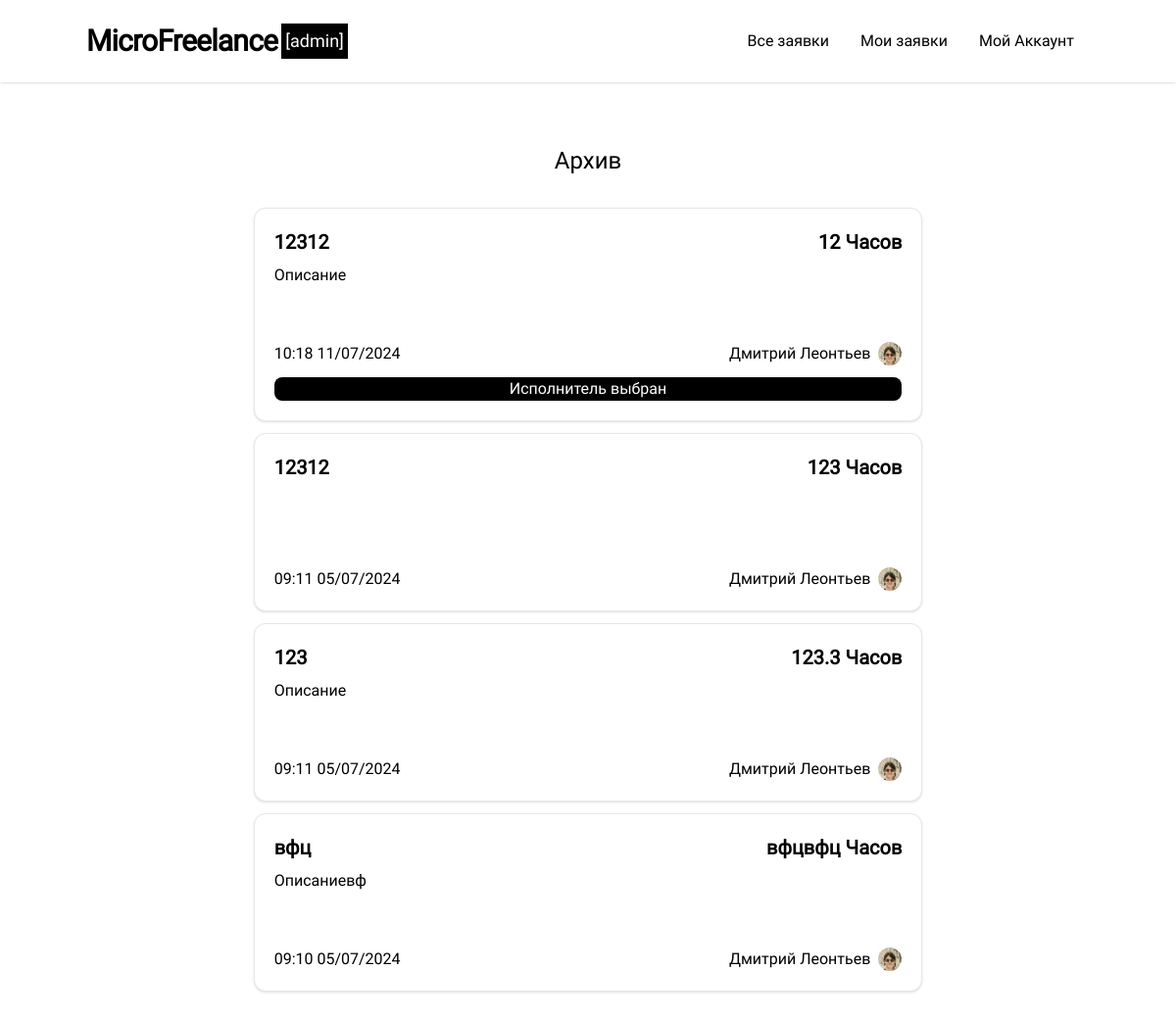
The app's page /archive (signed in) with its own data.
### models.py (models this page shows, shortened)
class User(UserMixin, db.Model):
    __table_name__ = "users"
    id: Mapped[int]                         = mapped_column(primary_key=True)
    login: Mapped[str]                      = mapped_column(String(64), index=True, unique=True)
    password_hash: Mapped[Optional[str]]    = mapped_column(String(256))
    name: Mapped[Optional[str]]             = mapped_column(String(64))
    aboutme: Mapped[Optional[str]]          = mapped_column(String(256))
    contact_info: Mapped[Optional[str]]     = mapped_column(String(256))
    account_type: Mapped[str]               = mapped_column(String(256), default='student')

class Post(db.Model):
    __table_name__ = "posts"
    id: Mapped[int]                         = mapped_column(primary_key=True)
    title: Mapped[str]                      = mapped_column(String(64))
    data: Mapped[str]                       = mapped_column(String(256))
    data_text: Mapped[str]                  = mapped_column(String(256))
    coast: Mapped[str]                      = mapped_column(String(64))
    currency: Mapped[str]                   = mapped_column(String(64))
    author_id: Mapped[int]                  = mapped_column(ForeignKey(User.id))
    create_date: Mapped[datetime.datetime]  = mapped_column(DateTime(timezone=True), server_default=func.now())
    update_date: Mapped[datetime.datetime]  = mapped_column(DateTime(timezone=True), server_default=func.now())
    selected: Mapped[bool]                  = mapped_column(default=False)
    selected_date: Mapped[Optional[datetime.datetime]] = mapped_column(DateTime(timezone=True))
    archived: Mapped[bool]                  = mapped_column(default=False)
    archived_date: Mapped[Optional[datetime.datetime]] = mapped_column(DateTime(timezone=True))
    selected_respond_author_id: Mapped[Optional[int]] = mapped_column()
    respond: Mapped[list["PostRespond"]]    = relationship(back_populates="post", cascade="all, delete")
    author: Mapped["User"] = relationship()

### routes.py (the view)
@app.route('/')
@app.route('/archive/')
@app.route('/archive')
def archive(filter = None):
    query = sa.select(Post)                                         \
        .where(Post.archived == True)                               \
        .where(sa.or_(Post.author_id == current_user.id, Post.selected_respond_author_id == current_user.id)) \
        .order_by(Post.selected.desc(), Post.update_date.desc())
    return render_template('tasks.html', tasks = list(db.session.scalars(query)), create_new = False, title='Архив', current_user=current_user, null_message='В архиве пусто....')

### models.py (called while the page is built)
@login.user_loader
def load_user(id):
  return db.session.get(User, int(id))

### templates/tasks.html (shortened to what this page needs)
{% extends 'base/base.html' %}
{% block content %}
<div class="divide-y sm:divide-y-0 mt-5 border-y sm:border-0">
    {% if title %}
        <a href="/create-post" style="display: block;">
            <div class=" sm:mb-3 sm:w-4/6 mx-auto p-5 sm:rounded-xl h-16 py-2 w-64">
                <div class="bg-white h-full rounded-xl text-center justify-center grid w-full content-center sm:bg-transparent">
                    <span class="text-2xl mb-2 text-black">{{ title }}</span>
                </div>
            </div>
        </a>
    {% endif %}
    {% for task in tasks %}
        <a href="/post/{{ task.id }}" style="display: block;">
            <div class="sm:shadow sm:border bg-white sm:mb-3 sm:w-4/6 mx-auto p-5 sm:rounded-xl cursor-pointer transition-all hover:sm:outline hover:sm:scale-105  hover:sm:shadow-gray-600">
                <div class="flex">
                    <p class="font-semibold text-xl grow break-all line-clamp-2"> {{ task.title }} </p>
                    <p class="font-semibold text-xl shrink-0">{{ task.coast  }} {{ task.currency }}</p>
                </div>
                <p class="min-h-16 overflow-hidden whitespace-pre-wrap break-all mt-2 w-auto line-clamp-3">{{ task.data_text|truncate(150) }}</p>
                <div class="flex mt-4">
                    <p class="grow"> {{ task.create_date.strftime("%H:%M %d/%m/%Y") }} </p>
                    <div class="shrink-0 flex">
                        <p class="shrink-0 mr-2">{{ task.author.name }}</p>
                        <img class="size-6 rounded-full ml" src="{{ url_for('static', filename='avatars/' + task.author.login + '.webp') }}">
                    </div>
                </div>
                {% if task.selected %}
                    <div class="bg-black mt-3 rounded-lg text-white text-center">
                        <span> Исполнитель выбран</span>
                    </div>
                {% endif %}
            </div>
        </a>
    {% endfor %}
</div>
{% endblock %}

### templates/base/header.html (shortened to what this page needs)
<nav class="flex justify-between flex-wrap p-6 shadow sm:h-fit h-0 sm:visible collapse fixed w-full bg-white/20 z-50 backdrop-blur-sm">
    <div class="container mx-auto flex flex-wrap justify-center max-w-5xl">
      <div class="flex justify-items-center">
        <a class="flex font-semibold text-3xl tracking-tight" href="/"> MicroFreelance</a><span class="text-lg text-white bg-black ml-1 p-1">[{{current_user.account_type}}]</span>
      </div>
      <div class="grow"></div>
      <div class="flex justify-items-center text-center place-items-center relative">
          <a class="mx-4 flex" href="/all-tasks"> Все заявки </a>
          <a class="mx-4 flex" href="/my-tasks">  Мои заявки </a>
          <div class="dropdown">
            <a class="mx-4 flex " href="/login">   Мой Аккаунт</a>
          </div>
      </div>
  </div>
</nav>
<div class="sm:h-24 h-0 sm:visible collapse">
</div>

### records on screen
User: account_type "admin"
Post: title "12312", coast "12", currency "Часов", data_text "Описание", create_date "10:18 11/07/2024", author.name "Дмитрий Леонтьев", login (picture), selected "Исполнитель выбран"
Post: title "12312", coast "123", currency "Часов", create_date "09:11 05/07/2024", author.name "Дмитрий Леонтьев", login (picture)
Post: title "123", coast "123.3", currency "Часов", data_text "Описание", create_date "09:11 05/07/2024", author.name "Дмитрий Леонтьев", login (picture)
Post: title "вфц", coast "вфцвфц", currency "Часов", data_text "Описаниевф", create_date "09:10 05/07/2024", author.name "Дмитрий Леонтьев", login (picture)

### other values on screen
{{ title }} "Архив"
